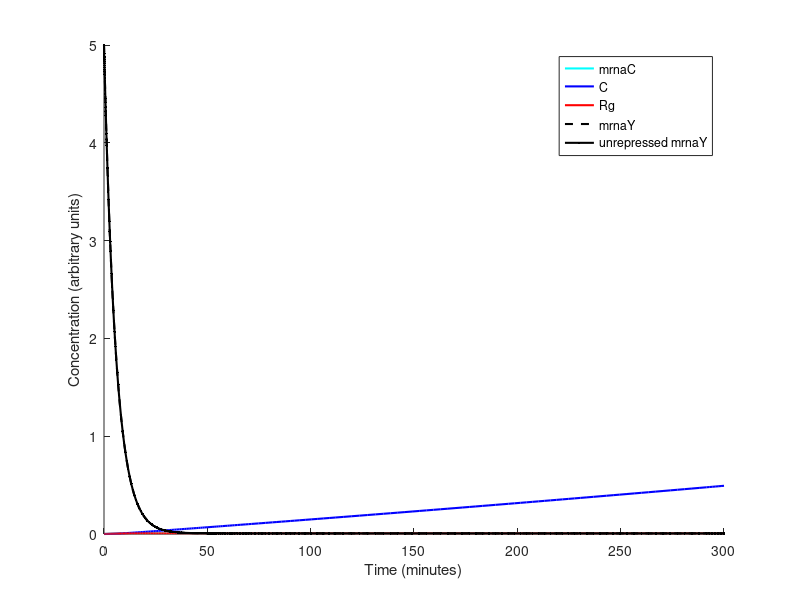

Here is the MATLAB script that generated this plot:
%Basic model for the CRISPR system
% Two main reactions:
% C + Rg <-k_minus, k_plus-> CRg
% CRg + O <-k_2, k_1-> CRgO
% Where "O" I believe is a repressor for YFP

function crispr_model

clear all

% Declare model parameters
% Production and degradation terms
global alpha_mrnaC
global alpha_mrnaY
global alpha_Rg
global beta_C
global gamma_C
global gamma_B
global gamma_mrnaC
global gamma_Rg
global gamma_mrnaY

% Reaction rate constants
global k_minus
global k_plus
global K_a
global n

% Assign parameter values
% Production and degradation terms
alpha_mrnaC=0.0011;
alpha_mrnaY=0.0011;
alpha_Rg=0.0011;
beta_C=(0.0057 + 0.4797)/2; % midpoint of range
gamma_C=-5.6408*10^-4;
gamma_B=-5.6408*10^-4;
gamma_mrnaC=0.1734;
gamma_Rg=0.1734;
gamma_mrnaY=0.1734;

% Reaction rate constants
k_minus=0.1; % midpoint of range
k_plus=0.1; % midpoint of range
K_a=0.28;
n=2.5;

% Set simulation parameters
ODEFUN=@crispr_ode;
options=odeset('Refine', 6);
Tend=300;

% Set initial condition: state = [mrnaC, C, Rg, mrnaY]
x0=[0, 0, 0, 5, 5]';

% Run simulation
[t,S]=ode45(ODEFUN, [0,Tend], x0, options);

% Make a plot
figure;
hold on
plot(t, S(:,1), 'c', 'Linewidth', 1.5)
plot(t, S(:,2), 'b', 'Linewidth', 1.5)
plot(t, S(:,3), 'r', 'Linewidth', 1.5)
plot(t, S(:,4), 'k--', 'Linewidth', 1.5)
plot(t, S(:,5), 'k.-', 'Linewidth', 1.5)
legend('mrnaC', 'C', 'Rg', 'mrnaY', 'unrepressed mrnaY', 'Location','Best')
xlabel('Time (minutes)')
ylabel('Concentration (arbitrary units)')

end

% ODE model
function dS=crispr_ode(t,s)

    % Production and degradation terms
    global alpha_mrnaC
    global alpha_mrnaY
    global alpha_Rg
    global beta_C
    global gamma_C
	global gamma_B
    global gamma_mrnaC
    global gamma_Rg
    global gamma_mrnaY

    % Reaction rate constants
    global k_minus
    global k_plus
    global K_a
    global n

    % Differential terms
    mrnaC=s(1); % dCas9 mRNA
    C=s(2); % dCas9
    Rg=s(3); % sgRNA
    mrnaY=s(4); % mRNA to produce YFP
    mrnaY_noR=s(5); % mRNA dynamics without repression

    % Non-differential terms from QSSA
    B = k_plus*C*Rg/(k_minus+gamma_B);

    mrnaC_dt= alpha_mrnaC - gamma_mrnaC*mrnaC;
    C_dt= beta_C*mrnaC - gamma_C*C + k_minus*B - k_plus*C*Rg;
    Rg_dt=alpha_Rg - gamma_Rg*Rg + k_minus*B - k_plus*C*Rg;
    mrnaY_dt=alpha_mrnaY*(0.6 + 0.4/(1 + (B/K_a)^n)) - gamma_mrnaY*mrnaY;
    mrnaY_noR_dt=alpha_mrnaY - gamma_mrnaY*mrnaY_noR;
    dS=[mrnaC_dt, C_dt, Rg_dt, mrnaY_dt, mrnaY_noR_dt]';
end

